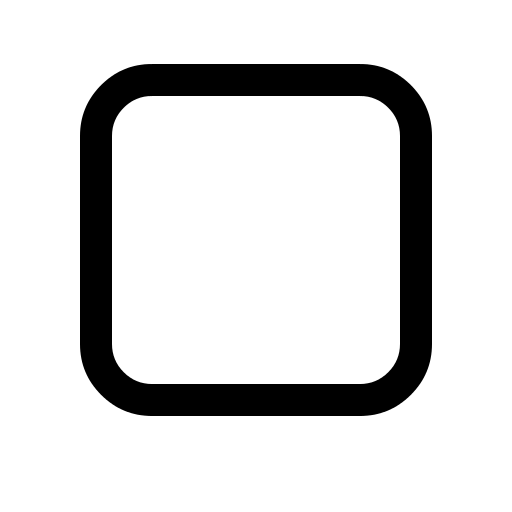
#> input picture Lab Task 3/square.png, 512 x 512 px
$ jupyter execute 24241138_lab_3.ipynb
#> lines starting #> are read from the running program, lines starting #| are printed output that depends on the picture
[cell 1]
import numpy as np
import skimage as ski
from skimage import io, color, exposure, img_as_float
import matplotlib.pyplot as plt
from scipy import signal

#Edge detection

[cell 2]
# Load square.png
I = io.imread('square.png')
#> I is the input picture: shape (512, 512, 4); mean R, G, B, A 134.5, 134.5, 134.5, 36.9

# Normalize the image
I = img_as_float(I)


I = I[:,:,3]
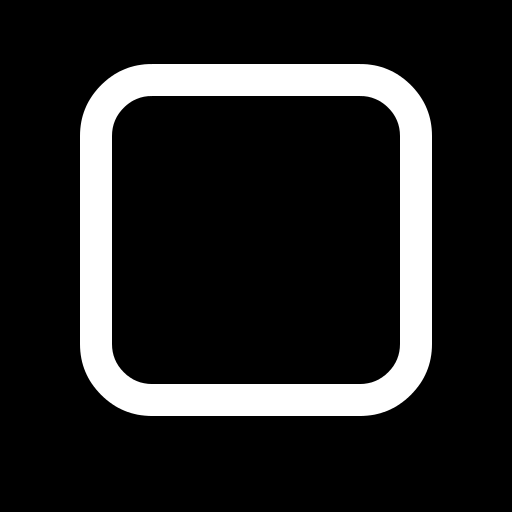
#> I: shape (512, 512) float64; min 0, max 1, mean 0.145

plt.imshow(I, cmap = 'gray')
plt.axis("off")
plt.show()

print(I.shape)
#| (512, 512)

Implement these filters -

[cell 3]
# Define the filter here
g_x = np.array([
    [-1,0,1],
    [-1,0,1],
    [-1,0,1]
])

g_y = np.array([
    [1,2,1],
    [0,0,0],
    [-1,-2,-1]
])


print("Gx - \n", g_x)
print("\nGy -\n", g_y)

[cell 4]
# Apply these kernel on the image
# Use cross correlation operation
# Ensure the image size remain same after filtering
I_x = signal.correlate(I,g_x,mode='valid') # Filter using g_x
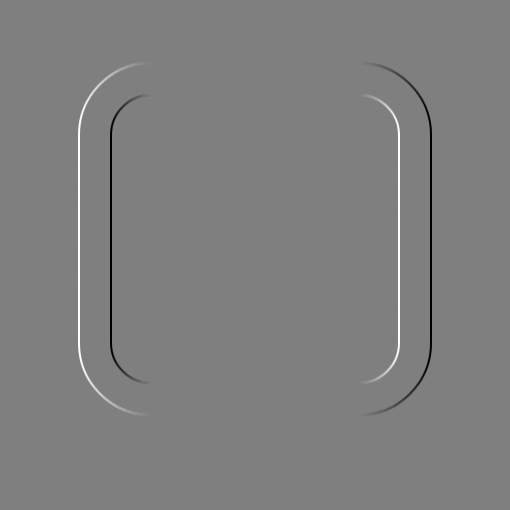
#> I_x: shape (510, 510) float64; min -3, max 3, mean 5.15e-19; drawn with min black and max white
I_y = signal.correlate(I, g_y, mode='valid') # Filter using g_y
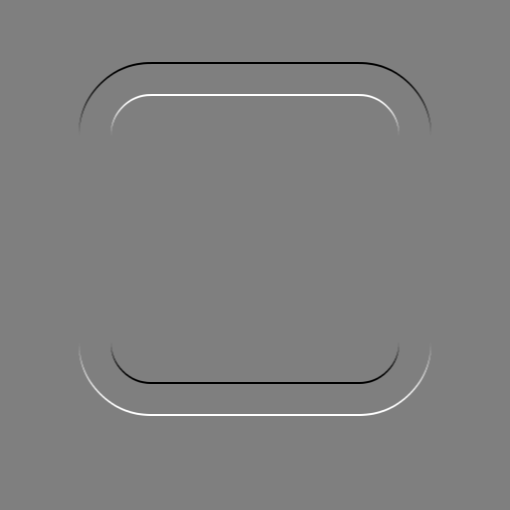
#> I_y: shape (510, 510) float64; min -4, max 4, mean 1.42e-18; drawn with min black and max white


fig = plt.figure(figsize=(14, 8))

ax1 = fig.add_subplot(1,2,1)
ax1.imshow(I_x, cmap = 'gray')
ax1.title.set_text("Filtered with Gx")
ax1.axis("off")

ax2 = fig.add_subplot(1,2,2)
ax2.imshow(I_y, cmap = 'gray')
ax2.title.set_text("Filtered with Gy")
ax2.axis("off")

plt.show()
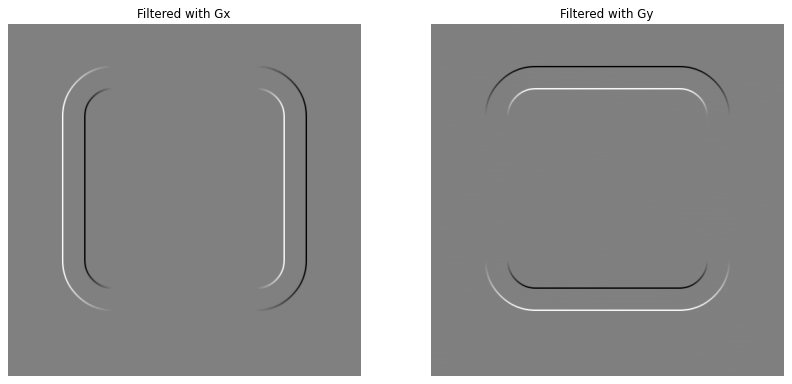
#> figure drawn by matplotlib, 2 panels

print("Ix shape - ", I_x.shape)
#| Ix shape -  (510, 510)
print("Iy shape - ", I_y.shape)
#| Iy shape -  (510, 510)

[cell 5]
# Apply the kernels again on the original image but using convolution operation
# Ensure image dimensions are preserved
I_x_conv = signal.convolve(I, g_x, mode='valid') # Filter using g_x
I_y_conv = signal.convolve(I, g_y, mode='valid') # Filter using g_y

fig = plt.figure(figsize=(14, 8))

ax1 = fig.add_subplot(2,2,1)
ax1.imshow(I_x, cmap = 'gray')
ax1.title.set_text("Ix correlated")
ax1.axis("off")

ax2 = fig.add_subplot(2,2,2)
ax2.imshow(I_x_conv, cmap = 'gray')
ax2.title.set_text("Ix convolved")
ax2.axis("off")


ax3 = fig.add_subplot(2,2,3)
ax3.imshow(I_y, cmap = 'gray')
ax3.title.set_text("Iy correlated")
ax3.axis("off")


ax4 = fig.add_subplot(2,2,4)
ax4.imshow(I_y_conv, cmap = 'gray')
ax4.title.set_text("Iy convolved")
ax4.axis("off")

plt.show()

print("Ix (convolved) shape - ", I_x_conv.shape)
#| Ix (convolved) shape -  (510, 510)
print("Iy (convolved) shape - ", I_y_conv.shape)
#| Iy (convolved) shape -  (510, 510)

**Q. Are the operations symmetrical?**

*Answer -*

# Localized histeq

[cell 6]
# Load the "land.jpeg" image
I = io.imread('land.jpeg')
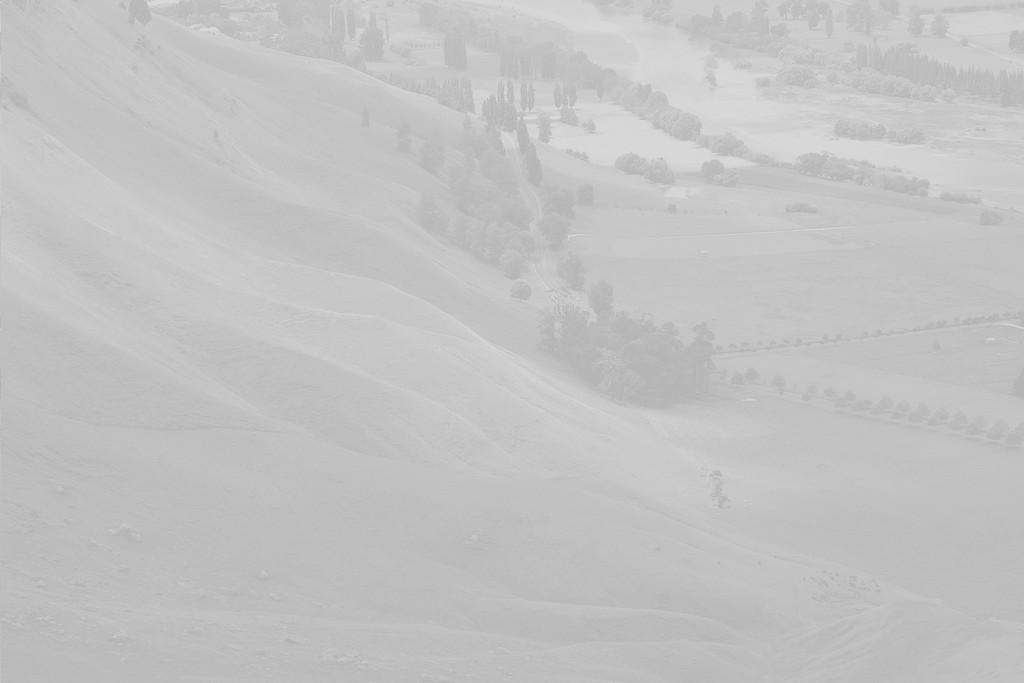
#> input picture Lab Task 3/land.jpeg, 1024 x 683 px
#> I is the input picture: shape (683, 1024); min 174, max 221, mean 194.4

# Normalize the image using img_to_float
I = img_as_float(I)

# Calculate the histogram
hist, bins = exposure.histogram(I,nbins=256,normalize=True)
#> hist = 256 values, max 0.0752 at index 87, min 0 at index 1, mean 0.00391; bins = 256 values from 0.683 to 0.866

# Calculate the cumulative histogram
chist, cbins = exposure.cumulative_distribution(I,nbins=256)
#> chist = 256 values from 1.43e-06 to 1; cbins = 256 values from 0.683 to 0.866


plt.rcParams['figure.figsize'] = (16, 8)
plt.subplot(2, 1, 1)
plt.imshow(I, cmap = 'gray', vmin=0, vmax=1)
plt.axis("off")
plt.title("image")

plt.subplot(2, 2, 3)
plt.plot(bins, hist, 'k')
plt.xlabel("pixel values")
plt.title("histogram")

plt.subplot(2, 2, 4)
plt.plot(cbins,chist, 'r', lw=3)
plt.ylabel("percentage")
plt.title("cumulative histogram")

plt.show()
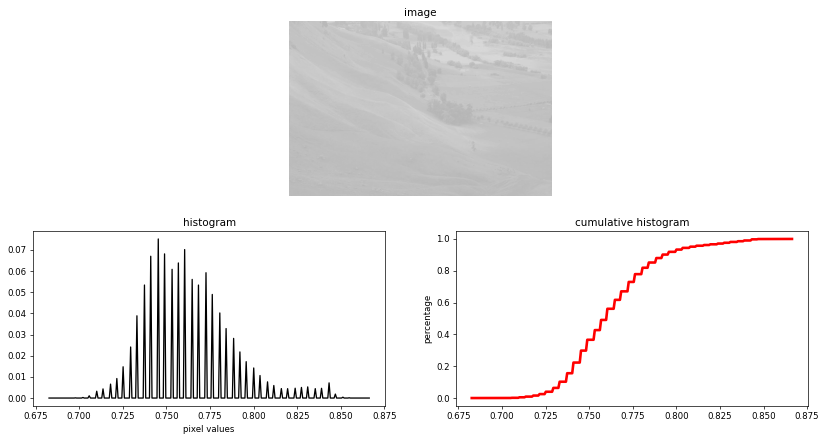
#> figure drawn by matplotlib, 3 panels; panel 2: curve peaks at x = 0.745, y = 0.0752; panel 3: curve peaks at x = 0.866, y = 1

[cell 7]
# Perform global histogram equalization on the image
I_histeq = exposure.equalize_hist(I)
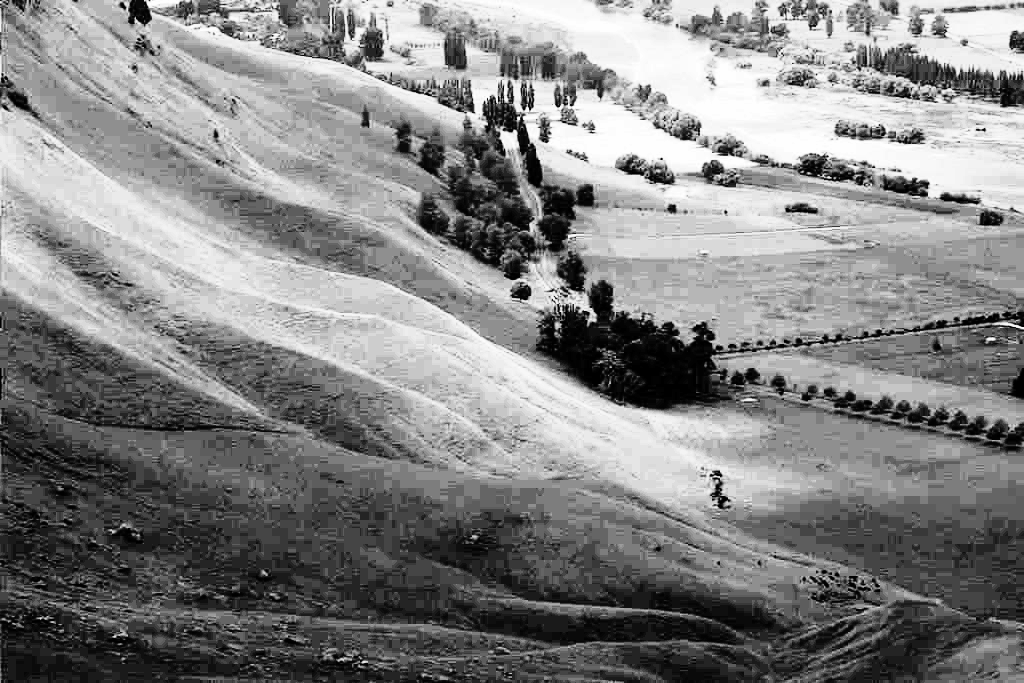
#> I_histeq: shape (683, 1024) float64; min 1.43e-06, max 1, mean 0.518

# Calculate the histogram of the globally equalized image
hist_I_histeq, bins_I_histeq = exposure.histogram(I_histeq,nbins=256,normalize=True)
#> hist_I_histeq = 256 values, max 0.0752 at index 69, min 0 at index 1, mean 0.00391; bins_I_histeq = 256 values from 0.00195 to 0.998

# Perform adaptive histogram equalization (AHE) with kernel size = (41, 41)
I_ahe = exposure.equalize_adapthist(I,kernel_size=(41,41))
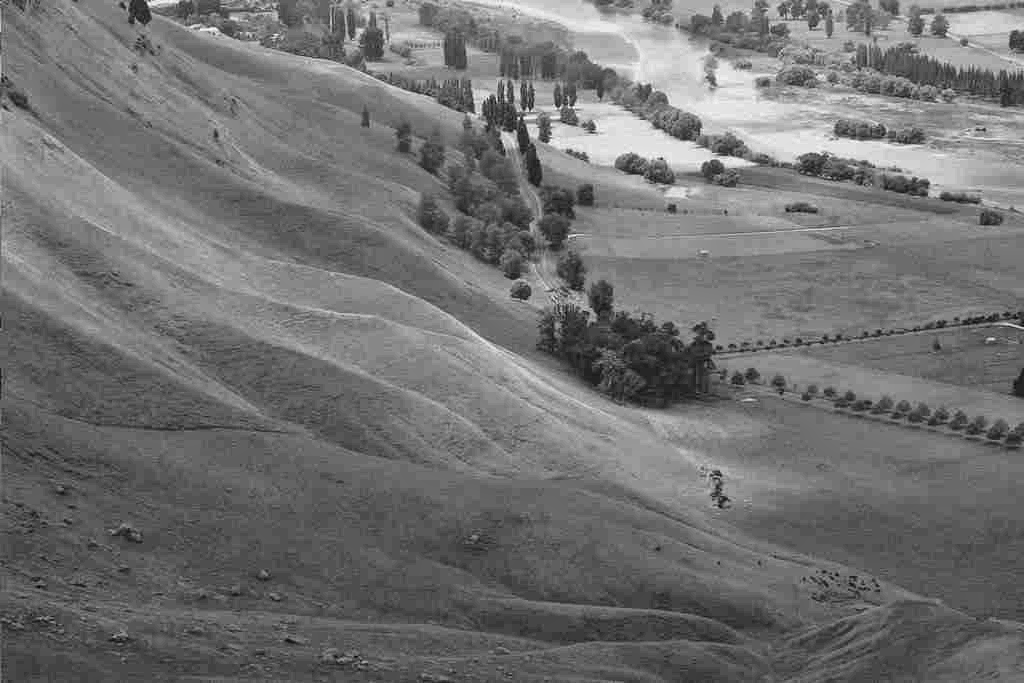
#> I_ahe: shape (683, 1024) float64; min 0, max 1, mean 0.445

# Calculate the histogram of the AHE equalized image
hist_I_ahe, bins_I_ahe = exposure.histogram(I_ahe,nbins=256,normalize=True)
#> hist_I_ahe = 256 values, max 0.0173 at index 89, min 0 at index 1, mean 0.00391; bins_I_ahe = 256 values from 0.00195 to 0.998

# Perform CLAHE with kernel size = (41, 41) and clip limit = 0.05
I_clahe = exposure.equalize_adapthist(I,kernel_size=(41,41),clip_limit=0.05)
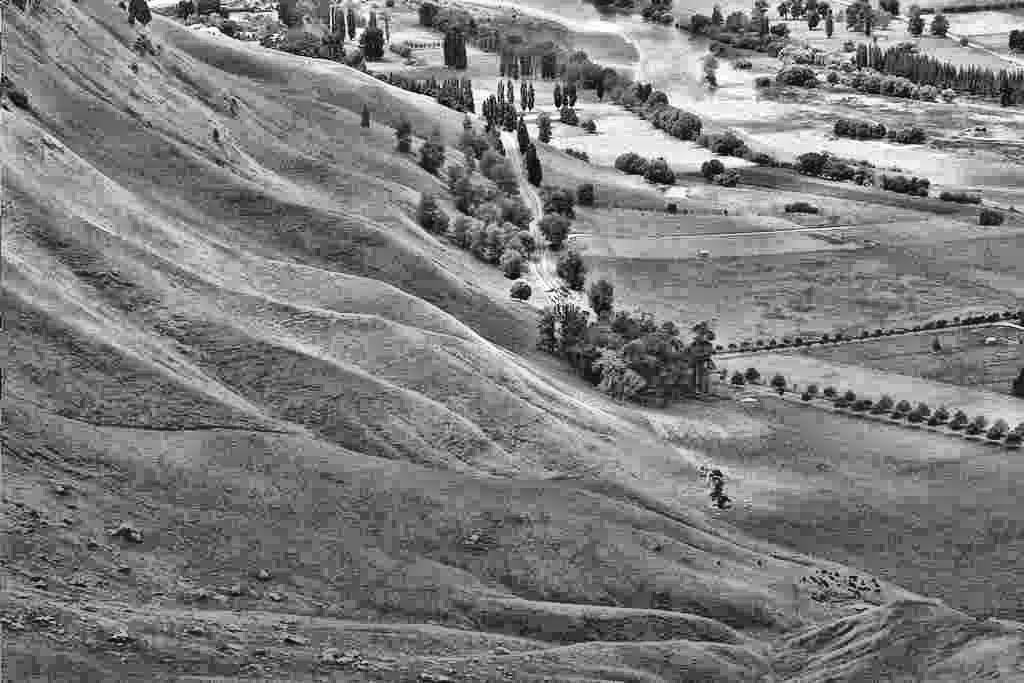
#> I_clahe: shape (683, 1024) float64; min 0, max 1, mean 0.49

# Calculate the histogram of the CLAHE equalized image
hist_I_clahe, bins_I_clahe = exposure.histogram(I_clahe,nbins=256,normalize=True)
#> hist_I_clahe = 256 values, max 0.0113 at index 105, min 2.86e-06 at index 0, mean 0.00391; bins_I_clahe = 256 values from 0.00195 to 0.998

[cell 8]
plt.rcParams['figure.figsize'] = (18,6)
plt.subplot(2, 4, 1)
plt.imshow(I, cmap = 'gray', vmin=0, vmax=1)
plt.axis("off")
plt.title("I")

plt.subplot(2, 4, 2)
plt.imshow(I_histeq, cmap = 'gray', vmin=0, vmax=1)
plt.axis("off")
plt.title("I_histeq")

plt.subplot(2, 4, 3)
plt.imshow(I_ahe, cmap = 'gray', vmin=0, vmax=1)
plt.axis("off")
plt.title("I_ahe")

plt.subplot(2, 4, 4)
plt.imshow(I_clahe, cmap = 'gray', vmin=0, vmax=1)
plt.axis("off")
plt.title("I_clahe")

plt.subplot(2, 4, 5)
plt.plot(bins, hist, 'k')
plt.xlabel("pixel values")
plt.title("hist(I)")

plt.subplot(2, 4,6)
plt.plot(bins_I_histeq,hist_I_histeq , 'k')
plt.xlabel("pixel values")
plt.title("hist(I_histeq) ")

plt.subplot(2, 4, 7)
plt.plot(bins_I_ahe ,hist_I_ahe, 'k')
plt.xlabel("pixel values")
plt.title("hist(I_ahe) ")

plt.subplot(2, 4, 8)
plt.plot(bins_I_clahe,hist_I_clahe, 'k')
plt.xlabel("pixel values")
plt.title("hist(I_clahe)")

plt.show()
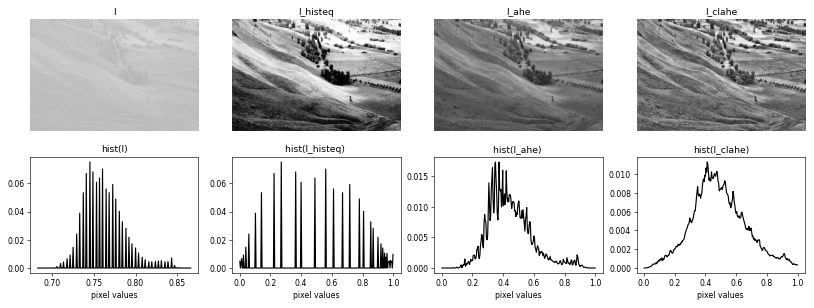
#> figure drawn by matplotlib, 8 panels; panel 5: curve peaks at x = 0.745, y = 0.0752; panel 6: curve peaks at x = 0.271, y = 0.0752; panel 7: curve peaks at x = 0.35, y = 0.0173; panel 8: curve peaks at x = 0.412, y = 0.0113
